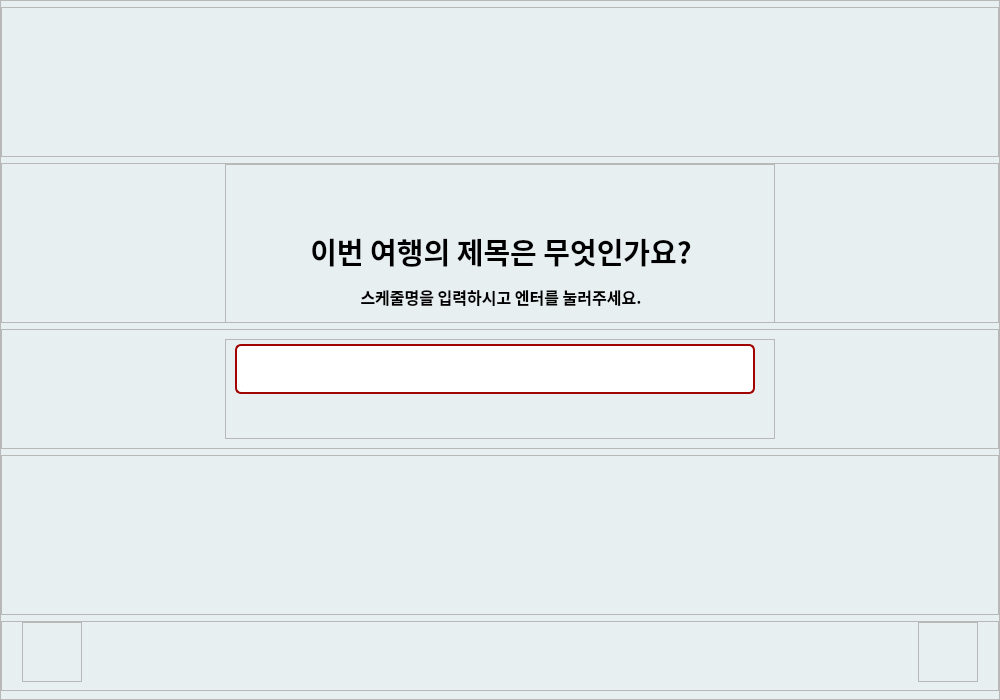
<?xml version="1.0" encoding="UTF-8"?>
<ui version="4.0">
 <class>first_trip</class>
 <widget class="QWidget" name="first_trip">
  <property name="geometry">
   <rect>
    <x>0</x>
    <y>0</y>
    <width>1000</width>
    <height>700</height>
   </rect>
  </property>
  <property name="minimumSize">
   <size>
    <width>1000</width>
    <height>700</height>
   </size>
  </property>
  <property name="maximumSize">
   <size>
    <width>1000</width>
    <height>700</height>
   </size>
  </property>
  <property name="windowTitle">
   <string>Form</string>
  </property>
  <property name="styleSheet">
   <string notr="true">#first_trip{background-color: #e8eff0;}
#lineedit_schedule_name{
border-radius:6px;
border-width:2px;
border-style:solid;
border-color: #a20402;
}
</string>
  </property>
  <layout class="QHBoxLayout" name="horizontalLayout">
   <property name="leftMargin">
    <number>0</number>
   </property>
   <property name="topMargin">
    <number>0</number>
   </property>
   <property name="rightMargin">
    <number>0</number>
   </property>
   <property name="bottomMargin">
    <number>0</number>
   </property>
   <item>
    <widget class="QFrame" name="full_frame">
     <property name="frameShape">
      <enum>QFrame::StyledPanel</enum>
     </property>
     <property name="frameShadow">
      <enum>QFrame::Raised</enum>
     </property>
     <layout class="QVBoxLayout" name="verticalLayout">
      <property name="spacing">
       <number>0</number>
      </property>
      <property name="leftMargin">
       <number>0</number>
      </property>
      <property name="topMargin">
       <number>0</number>
      </property>
      <property name="rightMargin">
       <number>0</number>
      </property>
      <property name="bottomMargin">
       <number>0</number>
      </property>
      <item>
       <widget class="QFrame" name="frame_1">
        <property name="minimumSize">
         <size>
          <width>0</width>
          <height>150</height>
         </size>
        </property>
        <property name="maximumSize">
         <size>
          <width>16777215</width>
          <height>150</height>
         </size>
        </property>
        <property name="frameShape">
         <enum>QFrame::StyledPanel</enum>
        </property>
        <property name="frameShadow">
         <enum>QFrame::Raised</enum>
        </property>
       </widget>
      </item>
      <item>
       <widget class="QFrame" name="text_frame_1">
        <property name="minimumSize">
         <size>
          <width>0</width>
          <height>160</height>
         </size>
        </property>
        <property name="maximumSize">
         <size>
          <width>16777215</width>
          <height>160</height>
         </size>
        </property>
        <property name="frameShape">
         <enum>QFrame::StyledPanel</enum>
        </property>
        <property name="frameShadow">
         <enum>QFrame::Raised</enum>
        </property>
        <layout class="QHBoxLayout" name="horizontalLayout_2">
         <property name="spacing">
          <number>0</number>
         </property>
         <property name="leftMargin">
          <number>0</number>
         </property>
         <property name="topMargin">
          <number>0</number>
         </property>
         <property name="rightMargin">
          <number>0</number>
         </property>
         <property name="bottomMargin">
          <number>0</number>
         </property>
         <item>
          <spacer name="horizontalSpacer">
           <property name="orientation">
            <enum>Qt::Horizontal</enum>
           </property>
           <property name="sizeHint" stdset="0">
            <size>
             <width>211</width>
             <height>20</height>
            </size>
           </property>
          </spacer>
         </item>
         <item>
          <widget class="QFrame" name="text_frame_2">
           <property name="minimumSize">
            <size>
             <width>550</width>
             <height>160</height>
            </size>
           </property>
           <property name="maximumSize">
            <size>
             <width>550</width>
             <height>160</height>
            </size>
           </property>
           <property name="frameShape">
            <enum>QFrame::StyledPanel</enum>
           </property>
           <property name="frameShadow">
            <enum>QFrame::Raised</enum>
           </property>
           <layout class="QVBoxLayout" name="verticalLayout_3">
            <property name="spacing">
             <number>0</number>
            </property>
            <property name="leftMargin">
             <number>0</number>
            </property>
            <property name="topMargin">
             <number>65</number>
            </property>
            <property name="rightMargin">
             <number>0</number>
            </property>
            <property name="bottomMargin">
             <number>40</number>
            </property>
            <item>
             <widget class="QLabel" name="text_label">
              <property name="minimumSize">
               <size>
                <width>550</width>
                <height>80</height>
               </size>
              </property>
              <property name="maximumSize">
               <size>
                <width>550</width>
                <height>80</height>
               </size>
              </property>
              <property name="font">
               <font>
                <family>G마켓 산스 TTF Bold</family>
                <pointsize>22</pointsize>
                <weight>75</weight>
                <bold>true</bold>
               </font>
              </property>
              <property name="text">
               <string>&lt;html&gt;&lt;head/&gt;&lt;body&gt;&lt;p align=&quot;center&quot;&gt;이번 여행의 제목은 무엇인가요?&lt;/p&gt;&lt;p align=&quot;center&quot;&gt;&lt;span style=&quot; font-size:12pt;&quot;&gt;스케줄명을 입력하시고 엔터를 눌러주세요.&lt;/span&gt;&lt;/p&gt;&lt;/body&gt;&lt;/html&gt;</string>
              </property>
             </widget>
            </item>
           </layout>
          </widget>
         </item>
         <item>
          <spacer name="horizontalSpacer_2">
           <property name="orientation">
            <enum>Qt::Horizontal</enum>
           </property>
           <property name="sizeHint" stdset="0">
            <size>
             <width>211</width>
             <height>20</height>
            </size>
           </property>
          </spacer>
         </item>
        </layout>
       </widget>
      </item>
      <item>
       <widget class="QFrame" name="schedule_input_frame_1">
        <property name="minimumSize">
         <size>
          <width>0</width>
          <height>120</height>
         </size>
        </property>
        <property name="maximumSize">
         <size>
          <width>16777215</width>
          <height>120</height>
         </size>
        </property>
        <property name="frameShape">
         <enum>QFrame::StyledPanel</enum>
        </property>
        <property name="frameShadow">
         <enum>QFrame::Raised</enum>
        </property>
        <layout class="QHBoxLayout" name="horizontalLayout_3">
         <property name="spacing">
          <number>0</number>
         </property>
         <property name="leftMargin">
          <number>0</number>
         </property>
         <property name="topMargin">
          <number>0</number>
         </property>
         <property name="rightMargin">
          <number>0</number>
         </property>
         <property name="bottomMargin">
          <number>0</number>
         </property>
         <item>
          <spacer name="horizontalSpacer_3">
           <property name="orientation">
            <enum>Qt::Horizontal</enum>
           </property>
           <property name="sizeHint" stdset="0">
            <size>
             <width>211</width>
             <height>20</height>
            </size>
           </property>
          </spacer>
         </item>
         <item>
          <widget class="QFrame" name="schedule_input_frame_2">
           <property name="minimumSize">
            <size>
             <width>550</width>
             <height>100</height>
            </size>
           </property>
           <property name="maximumSize">
            <size>
             <width>550</width>
             <height>100</height>
            </size>
           </property>
           <property name="frameShape">
            <enum>QFrame::StyledPanel</enum>
           </property>
           <property name="frameShadow">
            <enum>QFrame::Raised</enum>
           </property>
           <layout class="QVBoxLayout" name="verticalLayout_2">
            <property name="topMargin">
             <number>0</number>
            </property>
            <property name="bottomMargin">
             <number>40</number>
            </property>
            <item>
             <widget class="QLineEdit" name="lineedit_schedule_name">
              <property name="minimumSize">
               <size>
                <width>520</width>
                <height>50</height>
               </size>
              </property>
              <property name="maximumSize">
               <size>
                <width>520</width>
                <height>50</height>
               </size>
              </property>
              <property name="text">
               <string/>
              </property>
             </widget>
            </item>
           </layout>
          </widget>
         </item>
         <item>
          <spacer name="horizontalSpacer_4">
           <property name="orientation">
            <enum>Qt::Horizontal</enum>
           </property>
           <property name="sizeHint" stdset="0">
            <size>
             <width>211</width>
             <height>20</height>
            </size>
           </property>
          </spacer>
         </item>
        </layout>
       </widget>
      </item>
      <item>
       <widget class="QFrame" name="frame_2">
        <property name="minimumSize">
         <size>
          <width>0</width>
          <height>160</height>
         </size>
        </property>
        <property name="maximumSize">
         <size>
          <width>16777215</width>
          <height>160</height>
         </size>
        </property>
        <property name="frameShape">
         <enum>QFrame::StyledPanel</enum>
        </property>
        <property name="frameShadow">
         <enum>QFrame::Raised</enum>
        </property>
       </widget>
      </item>
      <item>
       <widget class="QFrame" name="lower_btn_frame">
        <property name="minimumSize">
         <size>
          <width>0</width>
          <height>70</height>
         </size>
        </property>
        <property name="maximumSize">
         <size>
          <width>16777215</width>
          <height>70</height>
         </size>
        </property>
        <property name="frameShape">
         <enum>QFrame::StyledPanel</enum>
        </property>
        <property name="frameShadow">
         <enum>QFrame::Raised</enum>
        </property>
        <layout class="QHBoxLayout" name="horizontalLayout_4">
         <property name="spacing">
          <number>0</number>
         </property>
         <property name="leftMargin">
          <number>20</number>
         </property>
         <property name="topMargin">
          <number>0</number>
         </property>
         <property name="rightMargin">
          <number>20</number>
         </property>
         <property name="bottomMargin">
          <number>10</number>
         </property>
         <item>
          <widget class="QFrame" name="back_btn_frame">
           <property name="minimumSize">
            <size>
             <width>60</width>
             <height>60</height>
            </size>
           </property>
           <property name="maximumSize">
            <size>
             <width>60</width>
             <height>60</height>
            </size>
           </property>
           <property name="frameShape">
            <enum>QFrame::StyledPanel</enum>
           </property>
           <property name="frameShadow">
            <enum>QFrame::Raised</enum>
           </property>
           <layout class="QVBoxLayout" name="verticalLayout_4">
            <property name="spacing">
             <number>0</number>
            </property>
            <property name="leftMargin">
             <number>0</number>
            </property>
            <property name="topMargin">
             <number>0</number>
            </property>
            <property name="rightMargin">
             <number>0</number>
            </property>
            <property name="bottomMargin">
             <number>0</number>
            </property>
            <item>
             <widget class="QLabel" name="btn_back">
              <property name="minimumSize">
               <size>
                <width>50</width>
                <height>50</height>
               </size>
              </property>
              <property name="maximumSize">
               <size>
                <width>50</width>
                <height>50</height>
               </size>
              </property>
              <property name="text">
               <string/>
              </property>
              <property name="pixmap">
               <pixmap>../../brown_icons/arrow-left.svg</pixmap>
              </property>
             </widget>
            </item>
           </layout>
          </widget>
         </item>
         <item>
          <spacer name="horizontalSpacer_5">
           <property name="orientation">
            <enum>Qt::Horizontal</enum>
           </property>
           <property name="sizeHint" stdset="0">
            <size>
             <width>835</width>
             <height>20</height>
            </size>
           </property>
          </spacer>
         </item>
         <item>
          <widget class="QFrame" name="next_btn_frame">
           <property name="minimumSize">
            <size>
             <width>60</width>
             <height>60</height>
            </size>
           </property>
           <property name="maximumSize">
            <size>
             <width>60</width>
             <height>60</height>
            </size>
           </property>
           <property name="frameShape">
            <enum>QFrame::StyledPanel</enum>
           </property>
           <property name="frameShadow">
            <enum>QFrame::Raised</enum>
           </property>
           <layout class="QVBoxLayout" name="verticalLayout_5">
            <property name="spacing">
             <number>0</number>
            </property>
            <property name="leftMargin">
             <number>0</number>
            </property>
            <property name="topMargin">
             <number>0</number>
            </property>
            <property name="rightMargin">
             <number>0</number>
            </property>
            <property name="bottomMargin">
             <number>0</number>
            </property>
            <item>
             <widget class="QLabel" name="btn_next">
              <property name="minimumSize">
               <size>
                <width>50</width>
                <height>50</height>
               </size>
              </property>
              <property name="maximumSize">
               <size>
                <width>50</width>
                <height>50</height>
               </size>
              </property>
              <property name="text">
               <string/>
              </property>
              <property name="pixmap">
               <pixmap>../../brown_icons/arrow-right.svg</pixmap>
              </property>
             </widget>
            </item>
           </layout>
          </widget>
         </item>
        </layout>
       </widget>
      </item>
     </layout>
    </widget>
   </item>
  </layout>
 </widget>
 <resources/>
 <connections/>
</ui>
